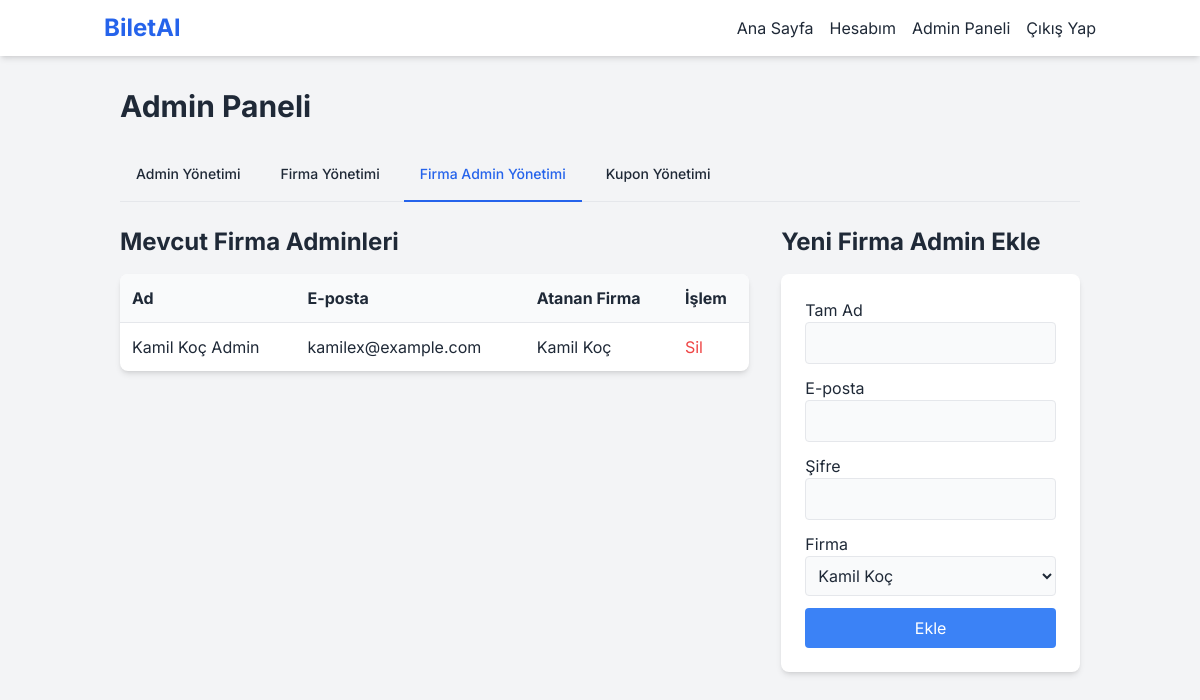
The app's page /admin/index.php?tab=admins (signed in), older data.
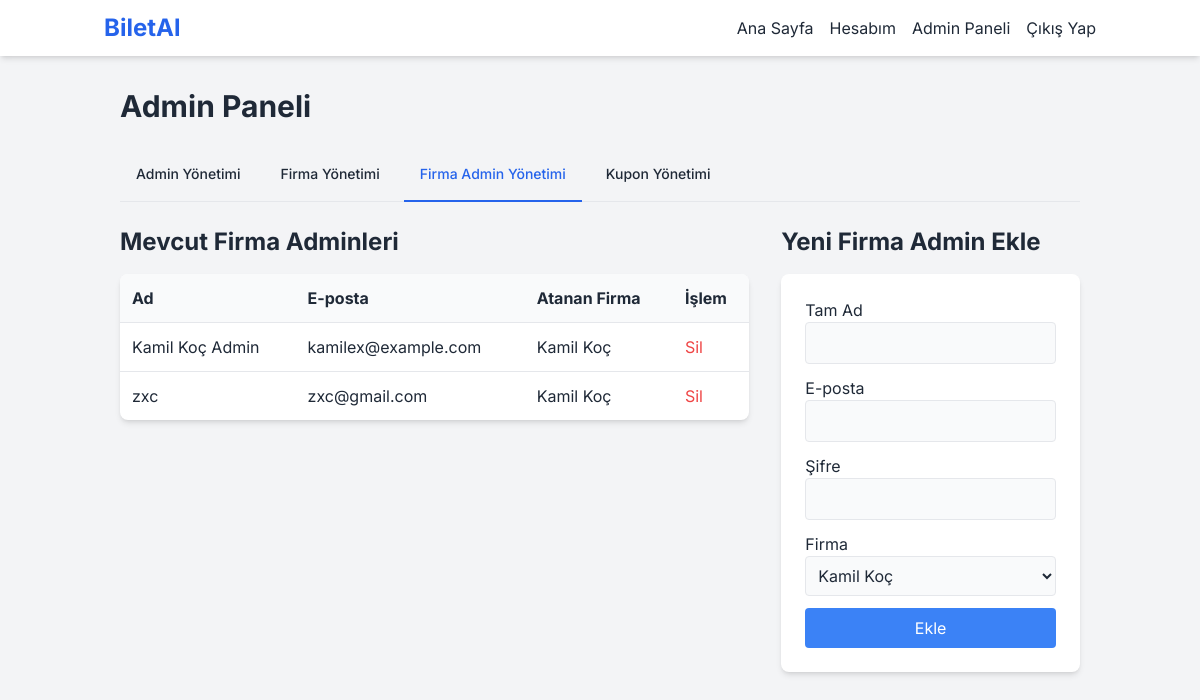
The same page, newer data.
### tables this page shows
CREATE TABLE users (
                id INTEGER PRIMARY KEY AUTOINCREMENT, fullname TEXT NOT NULL, email TEXT NOT NULL UNIQUE,
                password TEXT NOT NULL, role TEXT NOT NULL DEFAULT 'User', company_id INTEGER,
                balance REAL NOT NULL DEFAULT 0.0, FOREIGN KEY (company_id) REFERENCES companies(id)
            );

CREATE TABLE companies (id INTEGER PRIMARY KEY AUTOINCREMENT, name TEXT NOT NULL UNIQUE, created_at TEXT DEFAULT CURRENT_TIMESTAMP);

### admin/index.php (the view, shortened to what the changed rows need)
<?php
require_once '../config.php';
include '../header.php';
$tab = $_GET['tab'] ?? 'companies';
?>
 <h1 class="text-3xl font-bold mb-6">Admin Paneli</h1>
<?php if ($tab === 'companies'):
    $companies = $pdo->query("SELECT * FROM companies ORDER BY name")->fetchAll();
?>
<div class="grid grid-cols-1 md:grid-cols-3 gap-8">
    <div class="md:col-span-2">
         <h2 class="text-2xl font-bold mb-4">Mevcut Firmalar</h2>
        <div class="bg-white rounded-lg shadow-md overflow-x-auto"><table class="w-full text-left"><thead class="bg-gray-50"><tr><th class="p-3">ID</th><th class="p-3">Firma Adı</th></tr></thead>
           <tbody>
               <?php foreach($companies as $company): ?>
               <tr class="border-t"><td class="p-3"><?php echo $company['id']; ?></td><td class="p-3"><?php echo htmlspecialchars($company['name']); ?></td></tr>
               <?php endforeach; ?>
           </tbody></table></div>
    </div>
    <div>
         <h2 class="text-2xl font-bold mb-4">Yeni Firma Ekle</h2>
         <div class="bg-white rounded-lg shadow-md p-6">
            <form action="../index.php?action=add_company" method="POST">
                <div class="mb-3"><label class="block">Firma Adı</label><input type="text" name="name" required class="w-full p-2 border rounded bg-gray-50"></div>
                <button type="submit" class="w-full bg-blue-500 text-white p-2 rounded hover:bg-blue-600">Ekle</button>
            </form>
         </div>
    </div>
</div>
<?php elseif ($tab === 'admins'):
     $firma_admins = $pdo->query("SELECT u.*, c.name as company_name FROM users u JOIN companies c ON u.company_id = c.id WHERE u.role = 'Firma Admin' ORDER BY u.fullname")->fetchAll();
?>
<div class="grid grid-cols-1 md:grid-cols-3 gap-8">
    <div class="md:col-span-2">
         <h2 class="text-2xl font-bold mb-4">Mevcut Firma Adminleri</h2>
         <div class="bg-white rounded-lg shadow-md overflow-x-auto"><table class="w-full text-left"><thead class="bg-gray-50"><tr><th class="p-3">Ad</th><th class="p-3">E-posta</th><th class="p-3">Atanan Firma</th><th class="p-3">İşlem</th></tr></thead>
           <tbody>
               <?php foreach($firma_admins as $admin): ?>
               <tr class="border-t"><td class="p-3"><?php echo htmlspecialchars($admin['fullname']); ?></td><td class="p-3"><?php echo htmlspecialchars($admin['email']); ?></td><td class="p-3"><?php echo htmlspecialchars($admin['company_name']); ?></td>
               <td class="p-3">
                   <form action="../index.php?action=delete_firma_admin" method="POST" onsubmit="return confirm('Bu admini silmek istediğinize emin misiniz?');">
                       <button type="submit" class="text-red-500 hover:underline">Sil</button>
                   </form>
               </td></tr>
               <?php endforeach; ?>
           </tbody></table></div>
    </div>
    <div>
         <h2 class="text-2xl font-bold mb-4">Yeni Firma Admin Ekle</h2>
    </div>
</div>
<?php endif; ?>
<?php include '../footer.php'; ?>

Row changes from the older to the newer data that the page shows:
added users: fullname "zxc", email "zxc@gmail.com", company.name "Kamil Koç"
